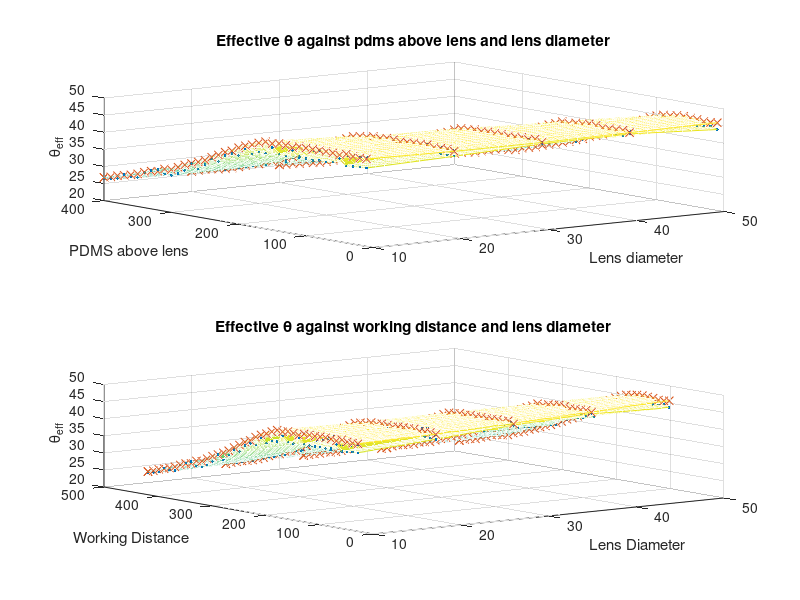

Write MATLAB code to recreate this figure.
clear all
close all
clc

load('dia_vs_wd_theta.mat');

ld = dr200_pch25(:,3);
pdms = dr200_pch25(:,11);
wd = dr200_pch25(:,20);
base_theta = dr200_pch25(:,21);
lens_theta = dr200_pch25(:,22);

[ld1q,pdmsq] = meshgrid(min(ld):1:max(ld),min(pdms):1:max(pdms));
[ld2q,wdq] = meshgrid(min(ld):1:max(ld),min(wd):1:max(wd));

subplot(2,1,1);
scatter3(ld,pdms,lens_theta,'.');
hold on;
scatter3(ld,pdms,base_theta,'x');
lens_thetaq = griddata(ld,pdms,lens_theta,ld1q,pdmsq);
mesh(ld1q,pdmsq,lens_thetaq);
base_thetaq = griddata(ld,pdms,base_theta,ld1q,pdmsq);
mesh(ld1q,pdmsq,base_thetaq);
title('Effective \theta against pdms above lens and lens diameter');
xlabel('Lens diameter');
ylabel('PDMS above lens');
zlabel('\theta_{eff}');

subplot(2,1,2);
scatter3(ld,wd,lens_theta,'.');
hold on;
scatter3(ld,wd,base_theta,'x');
lens_thetaq = griddata(ld,wd,lens_theta,ld2q,wdq);
mesh(ld2q,wdq,lens_thetaq);
base_thetaq = griddata(ld,wd,base_theta,ld2q,wdq);
mesh(ld2q,wdq,base_thetaq);
title('Effective \theta against working distance and lens diameter');
xlabel('Lens Diameter');
ylabel('Working Distance');
zlabel('\theta_{eff}');